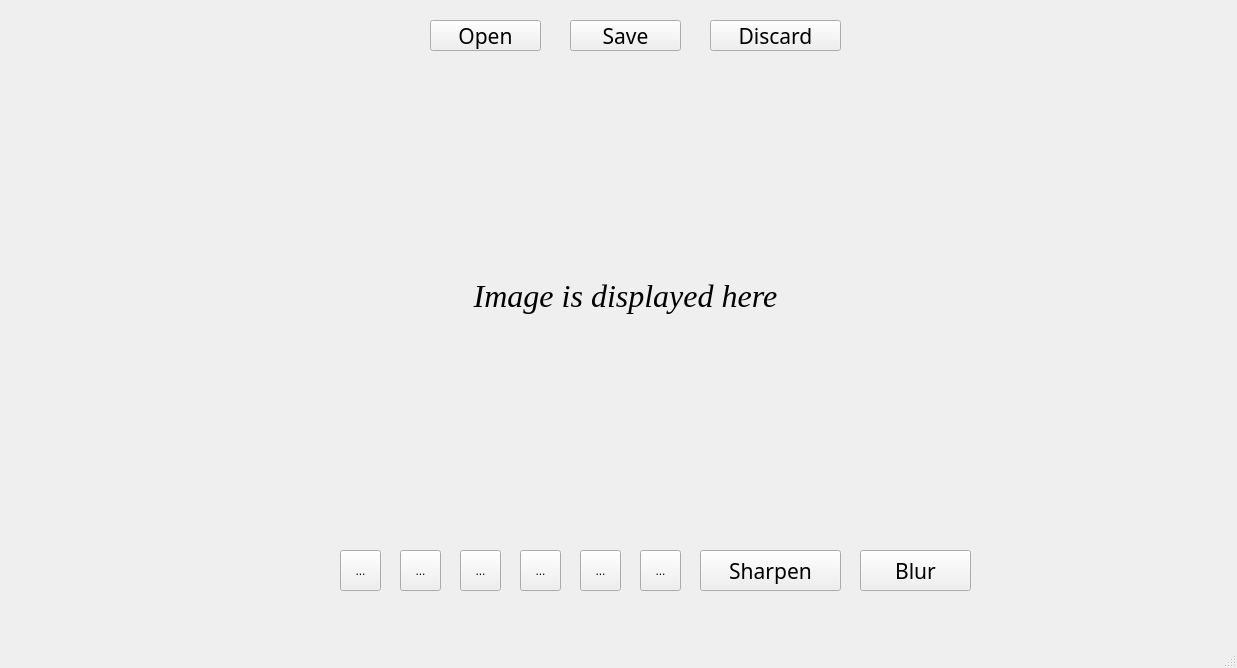
<?xml version="1.0" encoding="UTF-8"?>
<ui version="4.0">
 <class>MainWindow</class>
 <widget class="QMainWindow" name="MainWindow">
  <property name="geometry">
   <rect>
    <x>0</x>
    <y>0</y>
    <width>1237</width>
    <height>668</height>
   </rect>
  </property>
  <property name="windowTitle">
   <string>Image Processor</string>
  </property>
  <widget class="QWidget" name="centralwidget">
   <widget class="QLabel" name="imagedisplay">
    <property name="geometry">
     <rect>
      <x>370</x>
      <y>100</y>
      <width>511</width>
      <height>391</height>
     </rect>
    </property>
    <property name="font">
     <font>
      <family>Georgia</family>
      <pointsize>24</pointsize>
      <italic>true</italic>
     </font>
    </property>
    <property name="toolTip">
     <string>Click to load an image</string>
    </property>
    <property name="toolTipDuration">
     <number>1</number>
    </property>
    <property name="whatsThis">
     <string/>
    </property>
    <property name="text">
     <string>Image is displayed here</string>
    </property>
    <property name="scaledContents">
     <bool>true</bool>
    </property>
    <property name="alignment">
     <set>Qt::AlignmentFlag::AlignCenter</set>
    </property>
    <property name="margin">
     <number>5</number>
    </property>
   </widget>
   <widget class="QPushButton" name="Open">
    <property name="geometry">
     <rect>
      <x>430</x>
      <y>20</y>
      <width>111</width>
      <height>31</height>
     </rect>
    </property>
    <property name="font">
     <font>
      <family>Franklin Gothic</family>
      <pointsize>16</pointsize>
     </font>
    </property>
    <property name="autoFillBackground">
     <bool>true</bool>
    </property>
    <property name="text">
     <string>Open</string>
    </property>
    <property name="icon">
     <iconset theme="QIcon::ThemeIcon::DocumentOpen"/>
    </property>
    <property name="iconSize">
     <size>
      <width>20</width>
      <height>20</height>
     </size>
    </property>
   </widget>
   <widget class="QPushButton" name="Save">
    <property name="geometry">
     <rect>
      <x>570</x>
      <y>20</y>
      <width>111</width>
      <height>31</height>
     </rect>
    </property>
    <property name="font">
     <font>
      <family>Franklin Gothic</family>
      <pointsize>16</pointsize>
     </font>
    </property>
    <property name="toolTip">
     <string>Click to save your changes</string>
    </property>
    <property name="autoFillBackground">
     <bool>true</bool>
    </property>
    <property name="text">
     <string>Save</string>
    </property>
    <property name="icon">
     <iconset theme="QIcon::ThemeIcon::DocumentSave"/>
    </property>
    <property name="iconSize">
     <size>
      <width>20</width>
      <height>20</height>
     </size>
    </property>
   </widget>
   <widget class="QPushButton" name="Discard">
    <property name="geometry">
     <rect>
      <x>710</x>
      <y>20</y>
      <width>131</width>
      <height>31</height>
     </rect>
    </property>
    <property name="font">
     <font>
      <family>Franklin Gothic</family>
      <pointsize>16</pointsize>
     </font>
    </property>
    <property name="toolTip">
     <string>Click to discard your changes</string>
    </property>
    <property name="autoFillBackground">
     <bool>true</bool>
    </property>
    <property name="text">
     <string>Discard</string>
    </property>
    <property name="icon">
     <iconset theme="QIcon::ThemeIcon::EditDelete"/>
    </property>
    <property name="iconSize">
     <size>
      <width>20</width>
      <height>20</height>
     </size>
    </property>
   </widget>
   <widget class="QToolButton" name="RotateAnticlockwise">
    <property name="geometry">
     <rect>
      <x>340</x>
      <y>550</y>
      <width>41</width>
      <height>41</height>
     </rect>
    </property>
    <property name="toolTip">
     <string>Rotate Anticlockwise by 90 degrees</string>
    </property>
    <property name="toolTipDuration">
     <number>1</number>
    </property>
    <property name="text">
     <string>...</string>
    </property>
    <property name="icon">
     <iconset>
      <normaloff>Icons/rotateanticlockwise.png</normaloff>Icons/rotateanticlockwise.png</iconset>
    </property>
    <property name="iconSize">
     <size>
      <width>25</width>
      <height>25</height>
     </size>
    </property>
   </widget>
   <widget class="QToolButton" name="RotateClockwise">
    <property name="geometry">
     <rect>
      <x>400</x>
      <y>550</y>
      <width>41</width>
      <height>41</height>
     </rect>
    </property>
    <property name="toolTip">
     <string>Rotatet clockwise by 90 degrees</string>
    </property>
    <property name="text">
     <string>...</string>
    </property>
    <property name="icon">
     <iconset>
      <normaloff>Icons/rotateclockwise.png</normaloff>Icons/rotateclockwise.png</iconset>
    </property>
    <property name="iconSize">
     <size>
      <width>25</width>
      <height>25</height>
     </size>
    </property>
   </widget>
   <widget class="QToolButton" name="Crop">
    <property name="geometry">
     <rect>
      <x>460</x>
      <y>550</y>
      <width>41</width>
      <height>41</height>
     </rect>
    </property>
    <property name="toolTip">
     <string>Crop</string>
    </property>
    <property name="text">
     <string>...</string>
    </property>
    <property name="icon">
     <iconset>
      <normaloff>Icons/crop.png</normaloff>Icons/crop.png</iconset>
    </property>
    <property name="iconSize">
     <size>
      <width>25</width>
      <height>25</height>
     </size>
    </property>
   </widget>
   <widget class="QToolButton" name="FlipHorizontal">
    <property name="geometry">
     <rect>
      <x>520</x>
      <y>550</y>
      <width>41</width>
      <height>41</height>
     </rect>
    </property>
    <property name="toolTip">
     <string>Flip image horizontally</string>
    </property>
    <property name="text">
     <string>...</string>
    </property>
    <property name="icon">
     <iconset>
      <normaloff>Icons/horizontal.png</normaloff>Icons/horizontal.png</iconset>
    </property>
    <property name="iconSize">
     <size>
      <width>25</width>
      <height>25</height>
     </size>
    </property>
   </widget>
   <widget class="QToolButton" name="FlipVertical">
    <property name="geometry">
     <rect>
      <x>580</x>
      <y>550</y>
      <width>41</width>
      <height>41</height>
     </rect>
    </property>
    <property name="toolTip">
     <string>Flip image verically</string>
    </property>
    <property name="text">
     <string>...</string>
    </property>
    <property name="icon">
     <iconset>
      <normaloff>Icons/vertical.png</normaloff>Icons/vertical.png</iconset>
    </property>
    <property name="iconSize">
     <size>
      <width>25</width>
      <height>25</height>
     </size>
    </property>
   </widget>
   <widget class="QToolButton" name="Negative">
    <property name="geometry">
     <rect>
      <x>640</x>
      <y>550</y>
      <width>41</width>
      <height>41</height>
     </rect>
    </property>
    <property name="toolTip">
     <string>Negative of image</string>
    </property>
    <property name="text">
     <string>...</string>
    </property>
    <property name="icon">
     <iconset>
      <normaloff>Icons/negative.png</normaloff>Icons/negative.png</iconset>
    </property>
    <property name="iconSize">
     <size>
      <width>25</width>
      <height>25</height>
     </size>
    </property>
   </widget>
   <widget class="QPushButton" name="Sharpen">
    <property name="geometry">
     <rect>
      <x>700</x>
      <y>550</y>
      <width>141</width>
      <height>41</height>
     </rect>
    </property>
    <property name="font">
     <font>
      <family>Franklin Gothic</family>
      <pointsize>16</pointsize>
     </font>
    </property>
    <property name="autoFillBackground">
     <bool>true</bool>
    </property>
    <property name="text">
     <string>Sharpen</string>
    </property>
    <property name="iconSize">
     <size>
      <width>20</width>
      <height>20</height>
     </size>
    </property>
   </widget>
   <widget class="QPushButton" name="Sharpen_2">
    <property name="geometry">
     <rect>
      <x>860</x>
      <y>550</y>
      <width>111</width>
      <height>41</height>
     </rect>
    </property>
    <property name="font">
     <font>
      <family>Franklin Gothic</family>
      <pointsize>16</pointsize>
     </font>
    </property>
    <property name="autoFillBackground">
     <bool>true</bool>
    </property>
    <property name="text">
     <string>Blur</string>
    </property>
    <property name="iconSize">
     <size>
      <width>20</width>
      <height>20</height>
     </size>
    </property>
   </widget>
  </widget>
  <widget class="QMenuBar" name="menubar">
   <property name="geometry">
    <rect>
     <x>0</x>
     <y>0</y>
     <width>1237</width>
     <height>25</height>
    </rect>
   </property>
  </widget>
  <widget class="QStatusBar" name="statusbar"/>
 </widget>
 <resources/>
 <connections/>
</ui>
